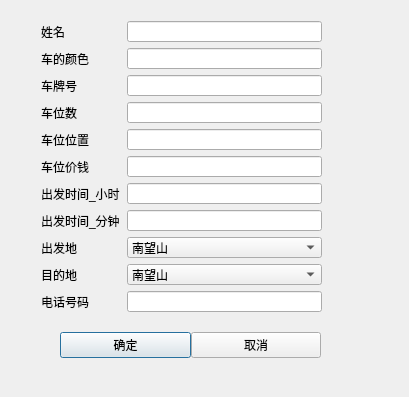
<?xml version="1.0" encoding="UTF-8"?>
<ui version="4.0">
 <class>Dlg_AddDriver</class>
 <widget class="QDialog" name="Dlg_AddDriver">
  <property name="geometry">
   <rect>
    <x>0</x>
    <y>0</y>
    <width>409</width>
    <height>397</height>
   </rect>
  </property>
  <property name="windowTitle">
   <string>添加司机</string>
  </property>
  <widget class="QWidget" name="widget" native="true">
   <property name="geometry">
    <rect>
     <x>60</x>
     <y>330</y>
     <width>261</width>
     <height>30</height>
    </rect>
   </property>
   <layout class="QGridLayout" name="gridLayout">
    <property name="leftMargin">
     <number>0</number>
    </property>
    <property name="topMargin">
     <number>0</number>
    </property>
    <property name="rightMargin">
     <number>0</number>
    </property>
    <property name="bottomMargin">
     <number>0</number>
    </property>
    <property name="spacing">
     <number>0</number>
    </property>
    <item row="0" column="0">
     <widget class="QPushButton" name="Btn_save">
      <property name="text">
       <string>确定</string>
      </property>
     </widget>
    </item>
    <item row="0" column="1">
     <widget class="QPushButton" name="Btn_cancel">
      <property name="text">
       <string>取消</string>
      </property>
     </widget>
    </item>
   </layout>
  </widget>
  <widget class="QWidget" name="layoutWidget">
   <property name="geometry">
    <rect>
     <x>41</x>
     <y>21</y>
     <width>281</width>
     <height>291</height>
    </rect>
   </property>
   <property name="minimumSize">
    <size>
     <width>80</width>
     <height>0</height>
    </size>
   </property>
   <layout class="QFormLayout" name="formLayout">
    <item row="0" column="0">
     <widget class="QLabel" name="label_name">
      <property name="minimumSize">
       <size>
        <width>80</width>
        <height>0</height>
       </size>
      </property>
      <property name="text">
       <string>姓名</string>
      </property>
     </widget>
    </item>
    <item row="0" column="1">
     <widget class="QLineEdit" name="line_name"/>
    </item>
    <item row="1" column="0">
     <widget class="QLabel" name="label_carColor">
      <property name="minimumSize">
       <size>
        <width>80</width>
        <height>0</height>
       </size>
      </property>
      <property name="text">
       <string>车的颜色</string>
      </property>
     </widget>
    </item>
    <item row="1" column="1">
     <widget class="QLineEdit" name="line_carColor"/>
    </item>
    <item row="2" column="0">
     <widget class="QLabel" name="label_licenseNum">
      <property name="minimumSize">
       <size>
        <width>80</width>
        <height>0</height>
       </size>
      </property>
      <property name="text">
       <string>车牌号</string>
      </property>
     </widget>
    </item>
    <item row="2" column="1">
     <widget class="QLineEdit" name="line_licenseNum"/>
    </item>
    <item row="3" column="0">
     <widget class="QLabel" name="label_seatNum">
      <property name="minimumSize">
       <size>
        <width>80</width>
        <height>0</height>
       </size>
      </property>
      <property name="text">
       <string>车位数</string>
      </property>
     </widget>
    </item>
    <item row="3" column="1">
     <widget class="QLineEdit" name="line_seatNum"/>
    </item>
    <item row="4" column="0">
     <widget class="QLabel" name="label_seatPos">
      <property name="minimumSize">
       <size>
        <width>80</width>
        <height>0</height>
       </size>
      </property>
      <property name="text">
       <string>车位位置</string>
      </property>
     </widget>
    </item>
    <item row="4" column="1">
     <widget class="QLineEdit" name="line_seatPos"/>
    </item>
    <item row="5" column="0">
     <widget class="QLabel" name="label_seatPrice">
      <property name="minimumSize">
       <size>
        <width>80</width>
        <height>0</height>
       </size>
      </property>
      <property name="text">
       <string>车位价钱</string>
      </property>
     </widget>
    </item>
    <item row="5" column="1">
     <widget class="QLineEdit" name="line_seatPrice"/>
    </item>
    <item row="6" column="0">
     <widget class="QLabel" name="label_departTimeHour">
      <property name="minimumSize">
       <size>
        <width>80</width>
        <height>0</height>
       </size>
      </property>
      <property name="text">
       <string>出发时间_小时</string>
      </property>
     </widget>
    </item>
    <item row="6" column="1">
     <widget class="QLineEdit" name="line_dapartTimeHour"/>
    </item>
    <item row="7" column="0">
     <widget class="QLabel" name="label_departTimeMin">
      <property name="minimumSize">
       <size>
        <width>80</width>
        <height>0</height>
       </size>
      </property>
      <property name="text">
       <string>出发时间_分钟</string>
      </property>
     </widget>
    </item>
    <item row="7" column="1">
     <widget class="QLineEdit" name="line_dapartTimeMIn"/>
    </item>
    <item row="8" column="0">
     <widget class="QLabel" name="label_departPlace">
      <property name="minimumSize">
       <size>
        <width>80</width>
        <height>0</height>
       </size>
      </property>
      <property name="text">
       <string>出发地</string>
      </property>
     </widget>
    </item>
    <item row="8" column="1">
     <widget class="QComboBox" name="comboBox_depart">
      <item>
       <property name="text">
        <string>南望山</string>
       </property>
      </item>
      <item>
       <property name="text">
        <string>未来城</string>
       </property>
      </item>
     </widget>
    </item>
    <item row="9" column="0">
     <widget class="QLabel" name="label_arrivePlace">
      <property name="minimumSize">
       <size>
        <width>80</width>
        <height>0</height>
       </size>
      </property>
      <property name="text">
       <string>目的地</string>
      </property>
     </widget>
    </item>
    <item row="9" column="1">
     <widget class="QComboBox" name="comboBox_arrive">
      <item>
       <property name="text">
        <string>南望山</string>
       </property>
      </item>
      <item>
       <property name="text">
        <string>未来城</string>
       </property>
      </item>
     </widget>
    </item>
    <item row="10" column="0">
     <widget class="QLabel" name="label_phone">
      <property name="minimumSize">
       <size>
        <width>80</width>
        <height>0</height>
       </size>
      </property>
      <property name="text">
       <string>电话号码</string>
      </property>
     </widget>
    </item>
    <item row="10" column="1">
     <widget class="QLineEdit" name="line_phone"/>
    </item>
   </layout>
  </widget>
 </widget>
 <tabstops>
  <tabstop>line_name</tabstop>
  <tabstop>line_carColor</tabstop>
  <tabstop>line_licenseNum</tabstop>
  <tabstop>line_seatNum</tabstop>
  <tabstop>line_seatPos</tabstop>
  <tabstop>line_seatPrice</tabstop>
  <tabstop>line_dapartTimeHour</tabstop>
  <tabstop>line_dapartTimeMIn</tabstop>
  <tabstop>comboBox_depart</tabstop>
  <tabstop>comboBox_arrive</tabstop>
  <tabstop>line_phone</tabstop>
  <tabstop>Btn_save</tabstop>
  <tabstop>Btn_cancel</tabstop>
 </tabstops>
 <resources/>
 <connections/>
</ui>
